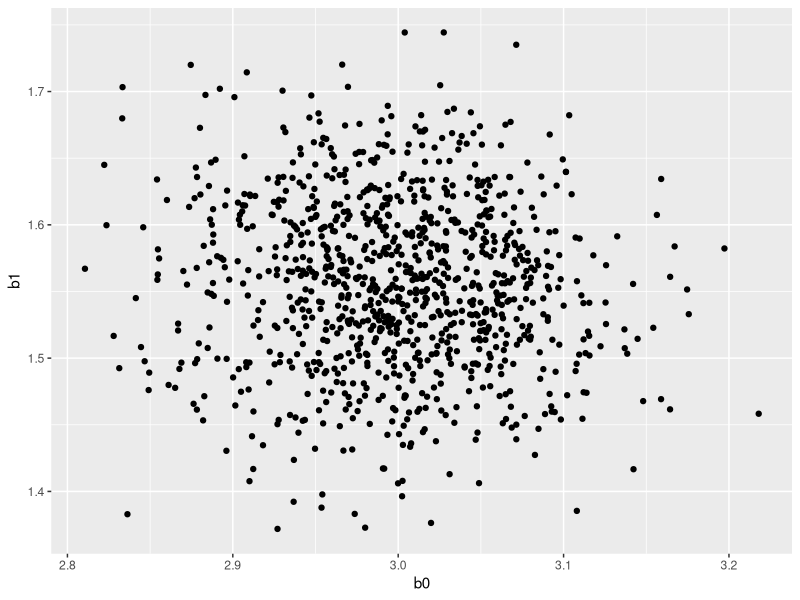

Write the R code that produced this figure.
## Gibbs Sampler
 library(data.table)
 library(ggplot2)
 library(htmlTable)
 library(MASS)
 
 
 ## Perform linear regression with three parameters (intercept, slope, variance)
 ## Priors:
 ##  Normal for intercept and slope
 ##  Inverse gamma for variance
 
 
 
 n <- 1000
 N <- 1000
 theta <- c(3, 1.5, 4)
 s2 <- 1e3
 a <- .1
 b <- .1
 if(F) {
   dt <- data.table(x = seq(-100, 100))[, dens := dnorm(x, 0, sqrt(s2))]
   ggplot(dt, aes(x, dens)) + geom_line()
   dt <- data.table(x = seq(0, 1000))[, dens := dgamma(1/x, a, b)]
   ggplot(dt, aes(x, dens)) + geom_line()
 }
 
 set.seed(745670)
 dat <- data.table(x = rnorm(n), x2 = rnorm(n), grp = rep(c("A", "B"), each = n/2))
 dat[, y := rnorm(.N, theta[1] + theta[2]*x, sqrt(theta[3]))]
 
 # htmlTable(dt[, .(x = round(x, 3), y = round(y, 3))],
 #           css.cell = padding(2), css.class = "fixedheader")
 
 mvrnorm(10, mu = rep(0, 2), Sigma = diag(2))
 
 y <- dat$y
 X <- cbind(1, dat$x)
 XX <- t(X) %*% X
 Xy <- t(X) %*% dat$y
 draws <- rbind(c(0, 0, 1))
 for(i in 1:N) {
   A <- s2*XX + draws[i, 3]*diag(2)
   betas <- mvrnorm(1, mu = s2*solve(A)%*%Xy, Sigma = solve(A)*s2*draws[i, 3])
   Xb <- X%*%betas
   sig2 <- 1/rgamma(1, a + n/2, rate = b + t(y - Xb)%*%(y - Xb)/2)
   draws <- rbind(draws, c(betas, sig2))
 }
 draws <- data.table(draws)
 setnames(draws, c("b0", "b1", "sig2"))
 
 data.table(Parameter = names(draws),
            PostMean = sapply(draws, mean),
            LowCS = sapply(draws, function(x) sort(x)[25]),
            HighCS = sapply(draws, function(x) sort(x)[975]) )
 
 ggplot(draws[-1], aes(b0, b1)) + geom_point()
 
 mod <- lm(y ~ x, data = dat)
 data.table(Est = coef(mod),
            LowCI = coef(mod) - 1.96*coef(summary(mod))[, 2],
            HighCI = coef(mod) + 1.96*coef(summary(mod))[, 2])
 
 ## Version 2
 
 y <- dat$y
 x <- dat$x
 draws2 <- rbind(c(0, 0, 1))
 for(i in 1:N) {
   beta0 <- rnorm(1, s2*sum(y + x * draws2[i, 2])/(n*s2 + draws2[i, 3]), sqrt(s2*draws2[i,3]/(n*s2 + draws2[i, 3])) )
   beta1 <- rnorm(1, s2*sum(y*x + x*beta0)/(sum(x^2)*s2 + draws2[i, 3]), sqrt(s2*draws2[i,3]/(sum(x^2)*s2 + draws2[i, 3])) )
   sig2 <- 1/rgamma(1, a + n/2, rate = b + sum((y - beta0 - x*beta1)^2)/2)
   draws2 <- rbind(draws2, c(beta0, beta1, sig2))
 }
 draws2 <- data.table(draws2)
 setnames(draws2, c("b0", "b1", "sig2"))
 
 data.table(Parameter = names(draws2),
            PostMean = sapply(draws2, mean),
            LowCS = sapply(draws2, function(x) sort(x)[25]),
            HighCS = sapply(draws2, function(x) sort(x)[975]) )
 
 
 
# End script
 
